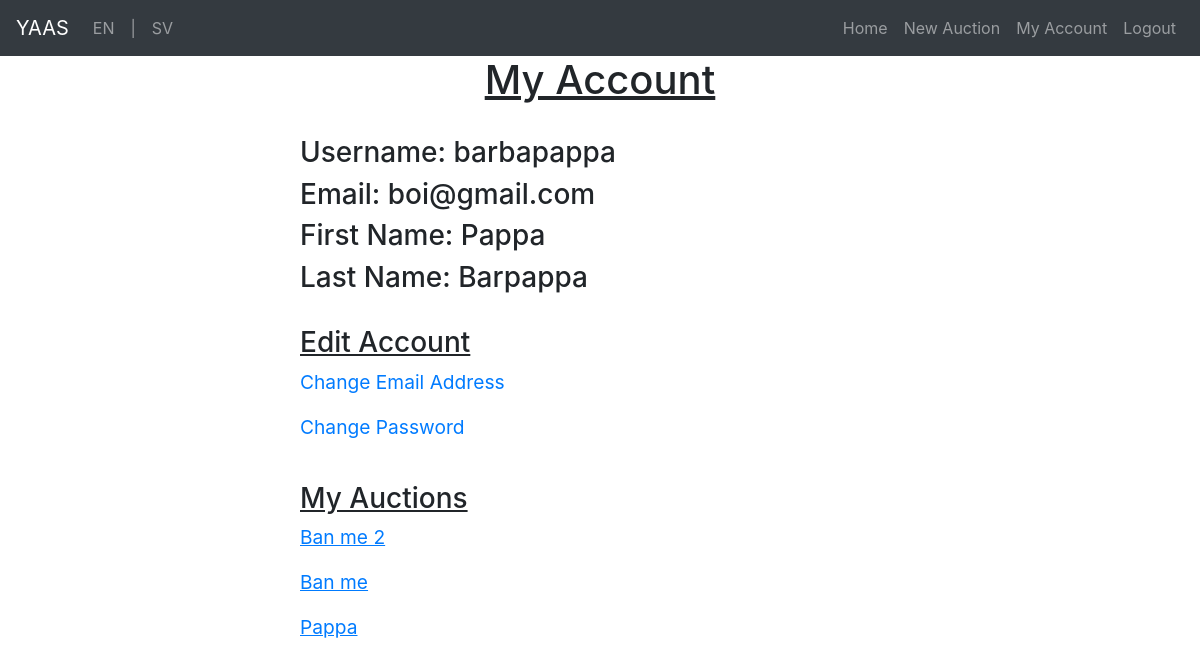
Before: /my_account (signed in) with the older database file.
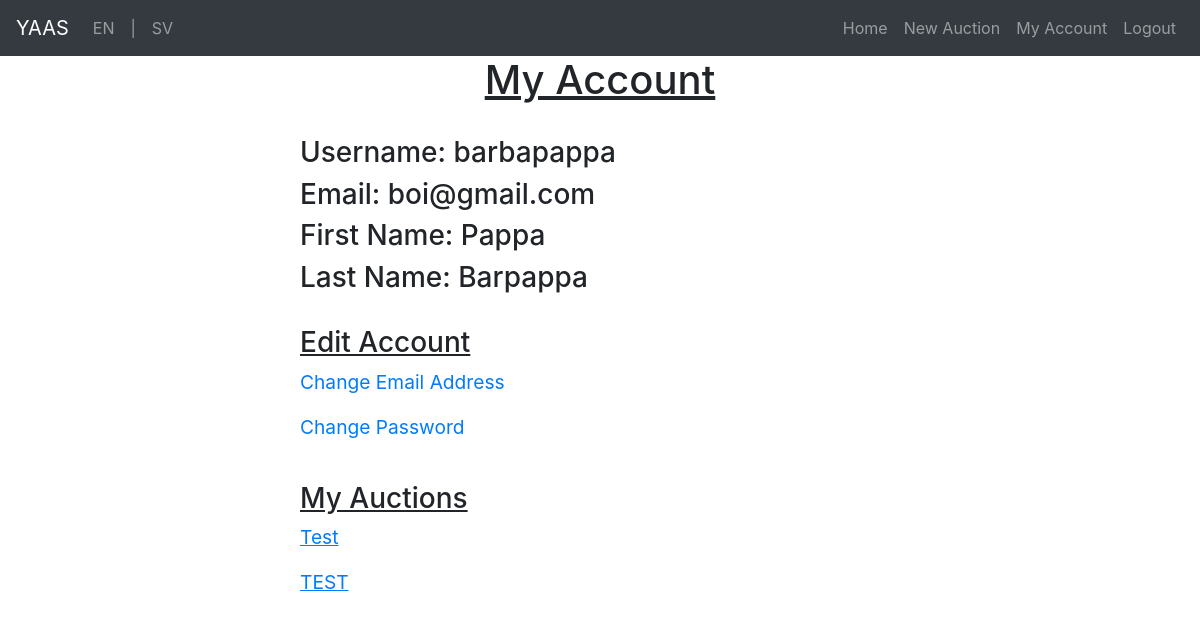
After: the same page with the newer database file.
### Auctions/models.py (models this page shows, shortened)
class Auction(models.Model):
    STATUS_BANNED = 1
    STATUS_ACTIVE = 2
    STATUS_DUE = 3
    STATUS_CHOICES = ((STATUS_BANNED, 'Banned'),
                      (STATUS_ACTIVE, 'Active'),
                      (STATUS_DUE, 'Due'))
    title = models.CharField(max_length=150)
    description = models.TextField()
    min_price = models.DecimalField(max_digits=9, decimal_places=2)
    deadline = models.DateTimeField(auto_now_add=False, auto_now=False)
    seller = models.ForeignKey(User, null=False, blank=False, on_delete=models.CASCADE, related_name='created_by')
    status = models.IntegerField(choices=STATUS_CHOICES, default=STATUS_ACTIVE)
    winning_bid = models.ForeignKey('Bid', null=True, on_delete=models.CASCADE, related_name='winning_bid')
    version = ConditionalVersionField('winning_bid')  # Handle concurrency
    class Meta:
        ordering = ['deadline']

### YAAS_App/views.py (the view)
# urls.py: path("my_account", my_account, name="my_account"),
@login_required()
def my_account(request):
    my_auctions = Auction.objects.filter(seller=request.user)
    return render(request, "my_account.html", {"my_auctions": my_auctions})

### YAAS_App/templates/my_account.html (shortened to what this page needs)
{% extends "base.html" %}
{% load static %}
{% load i18n %}
{% block head %}
    <link rel="stylesheet" type="text/css" href="{% static 'css/main.css' %}" />
{% endblock %}
{% block content %}
    {% if user.is_authenticated %}
        <h1><u>{% trans "My Account" %}</u></h1>
        <br />
        <div id="acc_details">
            <h3>{% trans "Username" %}: {{ user.username }}</h3>
            <h3>{% trans "Email" %}: {{ user.email }}</h3>
            <h3>{% trans "First Name" %}: {{ user.first_name }}</h3>
            <h3>{% trans "Last Name" %}: {{ user.last_name }}</h3>
            <br />
            <h3><u>{% trans "Edit Account" %}</u></h3>
            <p><a href="{% url "email_change" %}">{% trans "Change Email Address" %}</a></p>
            <p><a href="{% url "password_change" %}">{% trans "Change Password" %}</a></p>
            <br />
            <h3><u>{% trans "My Auctions" %}</u></h3>
            {% for auction in my_auctions reversed %}
               <p><a href="{% url "auction_view" auction_id=auction.id %}"><u>{{ auction.title }}</u></a></p>
            {% endfor %}
        </div>
        {% else %}
        <h2>{% trans "You are not logged in" %}.</h2>
    {% endif %}
{% endblock %}

Changed rows visible on the page:
removed Auction: title "Ban me 2"
removed Auction: title "Ban me"
removed Auction: title "Pappa"
added Auction: title "Test"
added Auction: title "TEST"
